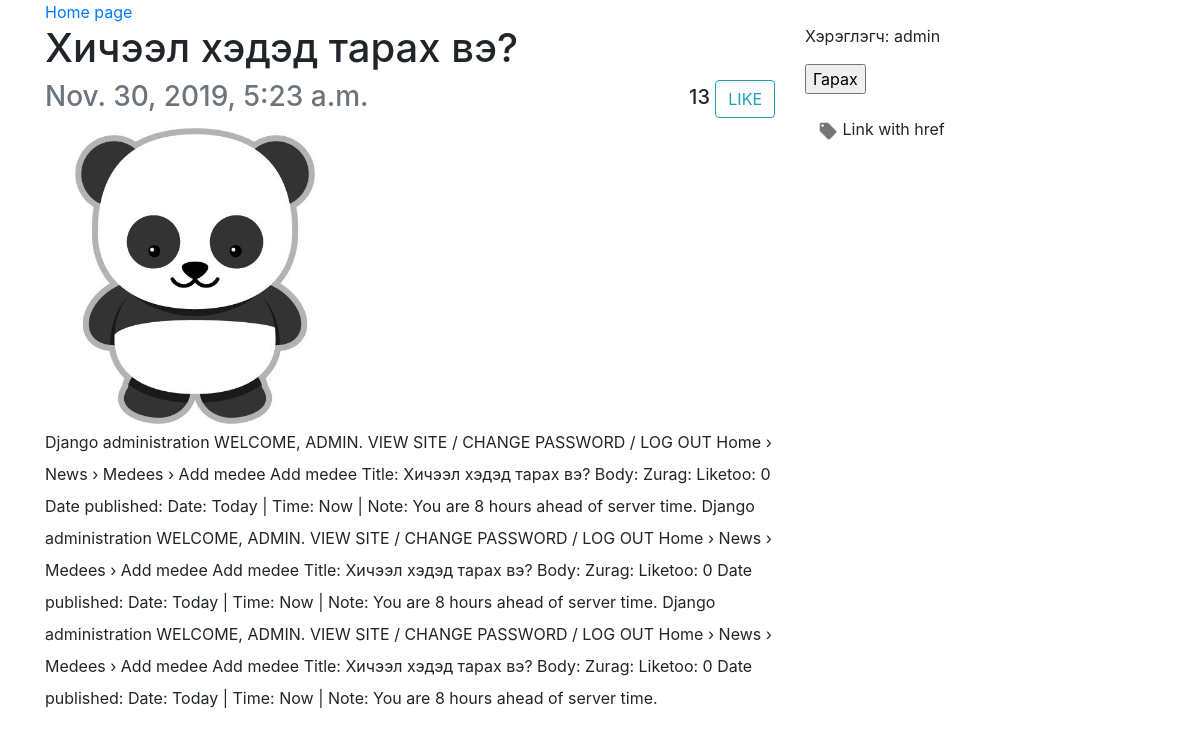
The app's page /read/2/ (signed in), older data.
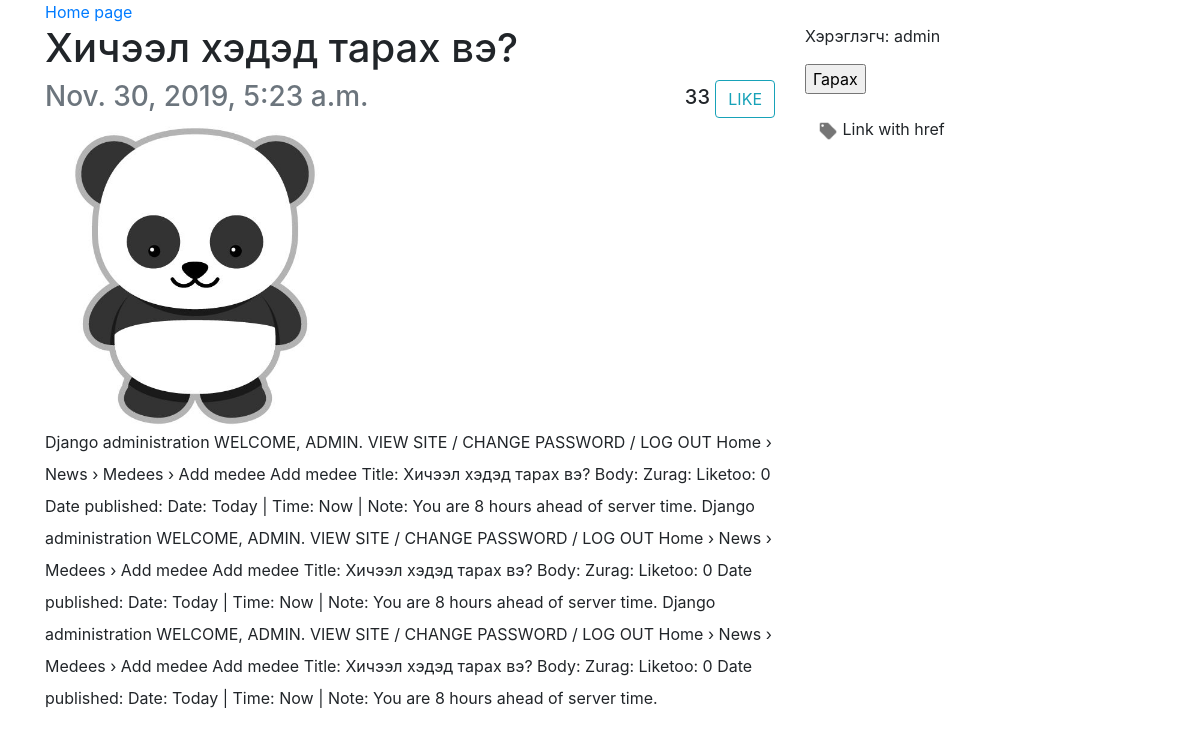
The same page, newer data.
### news/models.py (models this page shows)
class Medee(models.Model):
    title = models.CharField(max_length=200)
    body = models.TextField()
    zurag = models.ImageField(upload_to="medee_zurag")
    liketoo = models.IntegerField(default=0)
    pub_date = models.DateTimeField('date published')

### news/views.py (the view)
# urls.py: path('read/<int:news_id>/', views.read, name='read'),
@login_required
def read(request, news_id):
    news = Medee.objects.get(pk=news_id)
    return render(request, "news/read.html", {"news": news})

### news/templates/news/read.html (shortened to what this page needs)
{% load static %}
<html>
    <head>
        <link rel="stylesheet" type="text/css" href="{% static 'polls/bootstrap-4.4.1-dist/css/bootstrap.css' %}">
    </head>
    <body>
        <div class="container">
            <div class="row">
                <div class="col">
                    <a href="{% url 'index' %}">Home page</a>
                </div>
            </div>
            <div class="row">
                <div class="col-8">
                    <h1>{{ news.title }}</h1>
                    <div class="row">
                        <div class="col-auto mr-auto">
                            <h3 class="text-secondary">{{ news.pub_date }}</h3>
                        </div>
                        <div class="col-auto">
                            <h5><span id="liketoo_str">{{ news.liketoo }}</span> <button id="like_btn" class="btn btn-outline-info">LIKE</button></h5>
                        </div>
                    </div>
                    <img width="300px" src="{{ news.zurag.url }}" alt="" srcset="">
                    <p style="line-height: 2em;">{{ news.body }}</p>
                </div>
                <div class="col-4">
                    {% if user.is_authenticated %}
                    <p>
                        Хэрэглэгч: {{ user.username }}
                        <form action="{% url 'logout' %}">
                            <input type="submit" value="Гарах">
                        </form>
                    </p>
                    {% else %}
                    <p>
                        <a href="{% url 'login' %}">Нэвтэрч орно уу.</a>
                    </p>
                    {% endif %}
                    <p>
                        <a class="btn btn-default" data-toggle="collapse" href="#collapseExample" role="button" aria-expanded="false" aria-controls="collapseExample">
                            <img src="{% static 'news/label.png' %}" alt="" srcset="" width="20px"> Link with href
                        </a>
                    </p>
                </div>
            </div>
        </div>
    </body>
</html>

Row changes from the older to the newer data that the page shows:
changed Medee "Хичээл хэдэд тарах вэ?": liketoo "13" → "33"
